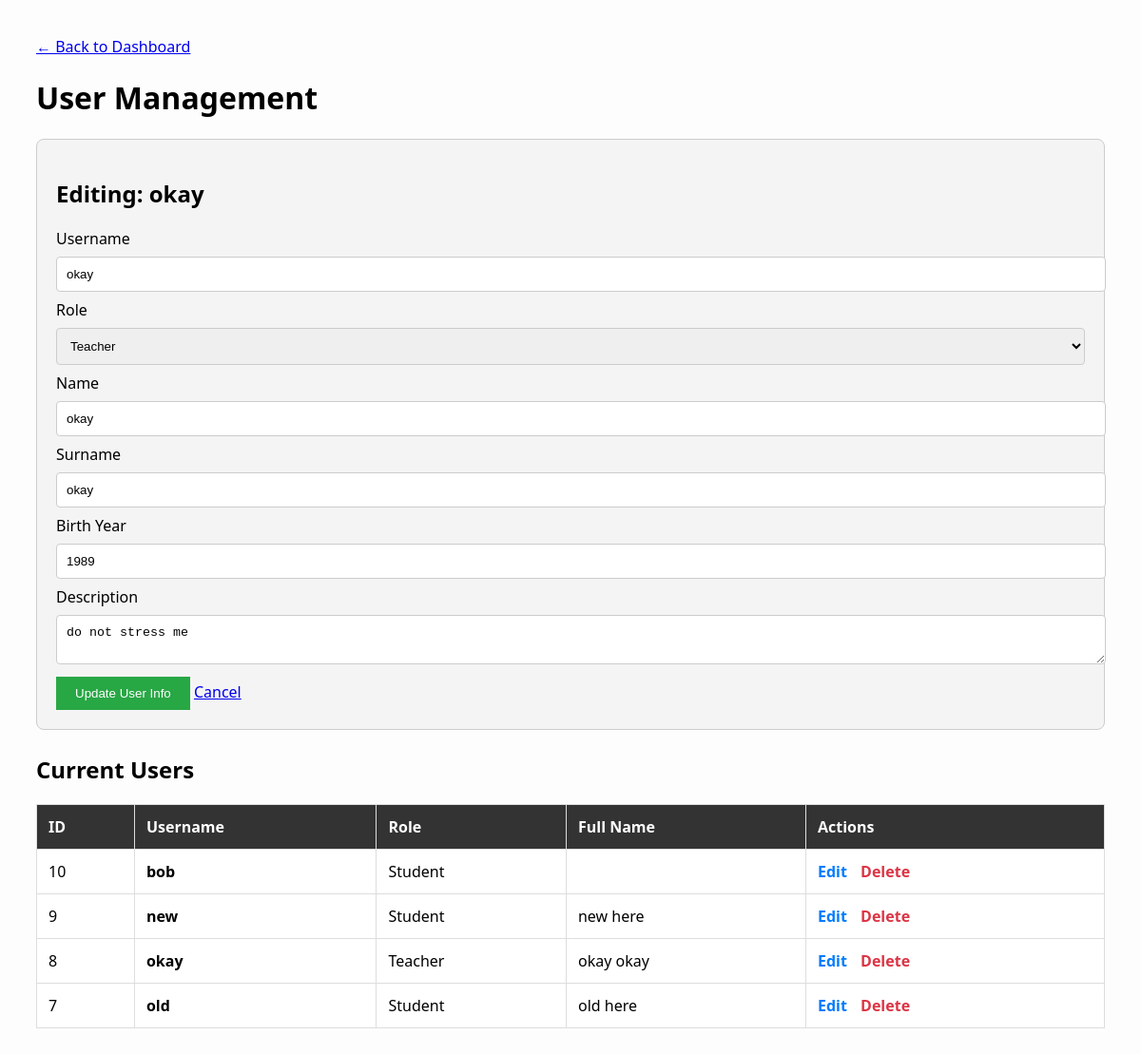
The app's page /edit_user.php?edit_id=8 (signed in), older data.
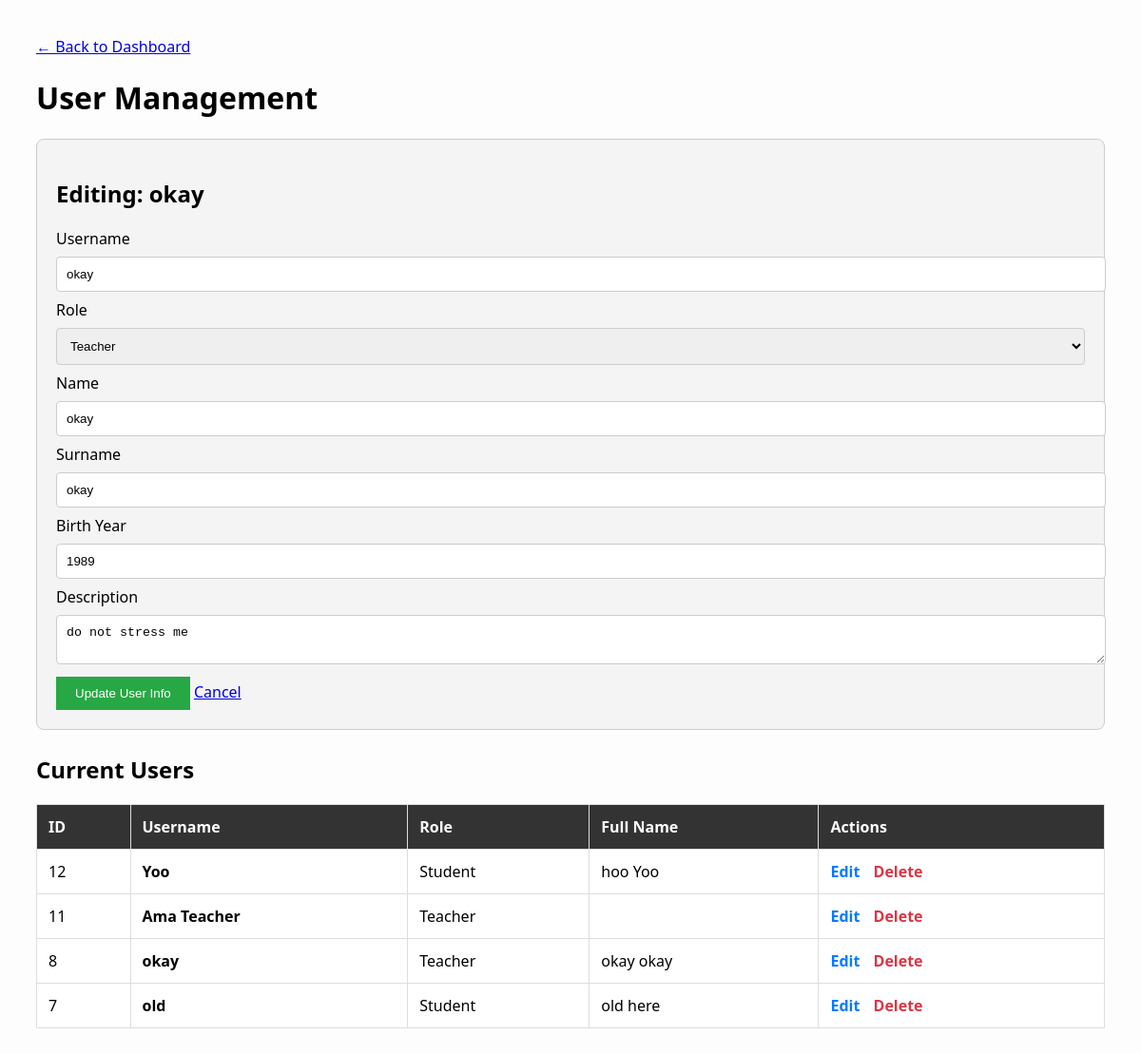
The same page, newer data.
### tables this page shows
CREATE TABLE `users` (
  `id` int(11) NOT NULL COMMENT 'Unique ID for each user',
  `username` varchar(50) NOT NULL COMMENT 'User''s login name',
  `password` varchar(255) NOT NULL COMMENT 'User''s password',
  `name` varchar(100) DEFAULT NULL COMMENT 'User''s first name',
  `surname` varchar(100) DEFAULT NULL COMMENT 'User''s last name',
  `birth_year` year(4) DEFAULT NULL COMMENT 'User''s year of birth',
  `description` text DEFAULT NULL COMMENT 'A long text about the user',
  `photo` varchar(255) DEFAULT NULL COMMENT 'The file path of the user''s photo',
  `role` enum('student','teacher') NOT NULL DEFAULT 'student'
);

### edit_user.php (the view, shortened to what this page needs)
<?php
require_once 'config.php';
$edit_user = null;
if (isset($_GET["edit_id"])) {
    $edit_id = (int)$_GET["edit_id"];
    $stmt = $conn->prepare("SELECT * FROM users WHERE id = ?");
    $stmt->bind_param("i", $edit_id);
    $stmt->execute();
    $result = $stmt->get_result();
    $edit_user = $result->fetch_assoc();
}
$users = $conn->query("SELECT * FROM users ORDER BY id DESC");
?>
<!DOCTYPE html>
<html lang="en">
<head>
</head>
<body>
    <div class="top">
        <a href="admin_dashboard.php">← Back to Dashboard</a>
    </div>
    <h1>User Management</h1>
    <?php if ($edit_user): ?>
        <div class="form-box">
            <h2>Editing: <?php echo htmlspecialchars($edit_user['username']); ?></h2>
            <form method="post" action="edit_user.php">
                <label>Username</label>
                <input type="text" name="username" value="<?php echo htmlspecialchars($edit_user['username']); ?>" required>
                <label>Role</label>
                <select name="role">
                    <option value="teacher" <?php echo ($edit_user['role'] === 'teacher') ? 'selected' : ''; ?>>Teacher</option>
                </select>
                <label>Name</label>
                <input type="text" name="name" value="<?php echo htmlspecialchars($edit_user['name']); ?>">
                <label>Surname</label>
                <input type="text" name="surname" value="<?php echo htmlspecialchars($edit_user['surname']); ?>">
                <label>Birth Year</label>
                <input type="number" name="birth_year" value="<?php echo $edit_user['birth_year']; ?>">
                <label>Description</label>
                <textarea name="description"><?php echo htmlspecialchars($edit_user['description']); ?></textarea>
                <button type="submit" class="btn-save">Update User Info</button>
                <a href="edit_user.php">Cancel</a>
            </form>
        </div>
    <?php endif; ?>
    <h2>Current Users</h2>
    <table>
        <thead>
            <tr>
                <th>ID</th>
                <th>Username</th>
                <th>Role</th>
                <th>Full Name</th>
                <th>Actions</th>
            </tr>
        </thead>
        <tbody>
            <?php while ($row = $users->fetch_assoc()): ?>
            <tr>
                <td><?php echo (int)$row['id']; ?></td>
                <td><strong><?php echo htmlspecialchars($row['username']); ?></strong></td>
                <td><?php echo ucfirst(htmlspecialchars($row['role'])); ?></td>
                <td><?php echo htmlspecialchars($row['name'] . " " . $row['surname']); ?></td>
                <td class="actions">
                    <a href="edit_user.php?edit_id=<?php echo $row['id']; ?>">Edit</a>
                    <a href="edit_user.php?delete_id=<?php echo $row['id']; ?>" class="delete" onclick="return confirm('Really delete?')">Delete</a>
                </td>
            </tr>
            <?php endwhile; ?>
        </tbody>
    </table>
</body>
</html>

Row changes from the older to the newer data that the page shows:
removed users: id "10", username "bob", role "Student"
removed users: id "9", username "new", role "Student", name+surname "new here"
added users: id "12", username "Yoo", role "Student", name+surname "hoo Yoo"
added users: id "11", username "Ama Teacher", role "Teacher"
